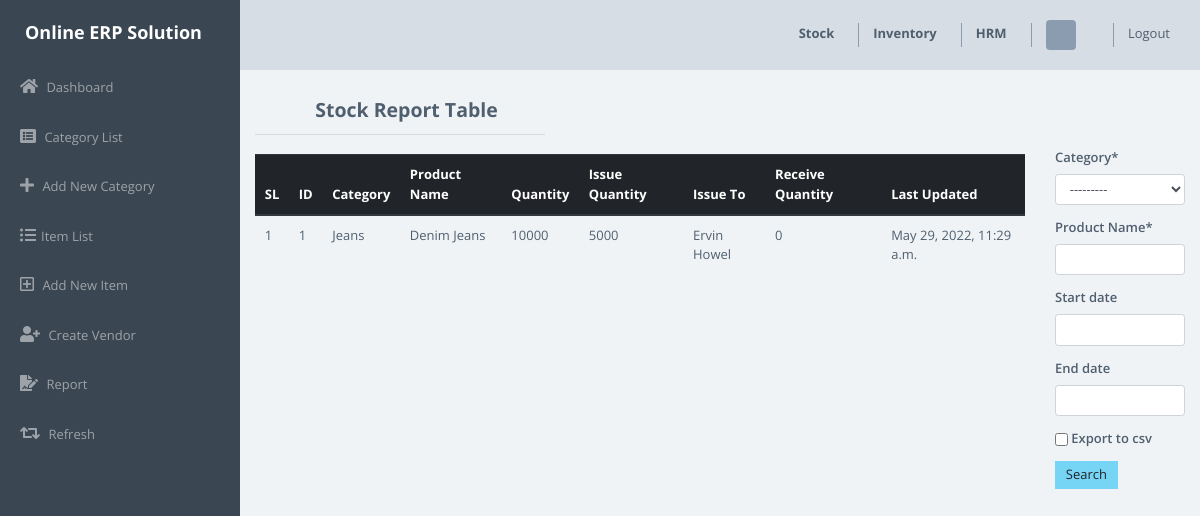
The page /history/ on the database its author committed.
### stock_module/models.py (models this page shows)
class StockHistory(models.Model):
    VENDORS = (
        ('Tex Focus Limited', 'Tex Focus Limited'),
        ('Sonnet Textile', 'Sonnet Textile'),
        ('KDS', 'KDS'),
    )
    category = models.ForeignKey(Category, on_delete=models.CASCADE)
    Product_Name = models.CharField(max_length=50)
    Quantity = models.IntegerField(default='0')
    Price = models.IntegerField(default='0')
    Receive_Quantity = models.IntegerField(default='0')
    Receive_By = models.CharField(max_length=50,)
    Issue_Quantity = models.IntegerField(default='0')
    Issue_By = models.ForeignKey(User, on_delete=models.CASCADE, default='',null=True)
    Issue_To = models.ForeignKey(Vendor, on_delete=models.CASCADE, default='',null=True)
    Phone_Number = models.CharField(max_length=50)
    Created_By = models.CharField(max_length=50)
    Reorder_Level = models.IntegerField(default='0')
    Last_Updated = models.DateTimeField(auto_now_add=False, auto_now=False)

class Category(models.Model):
    STATUS = (
        ('Active', 'Active'),
        ('Inactive', 'Inactive')
    )
    name = models.CharField(max_length=100)
    status = models.CharField(max_length=50, choices=STATUS)
    created_at = models.DateTimeField(auto_now_add=True)
    updated_at = models.DateTimeField(auto_now=True)
    def __str__(self):
        return str(self.name)

class Vendor(models.Model):
    comapny_name = models.CharField(max_length=150)
    vendor_name = models.CharField(max_length=50)
    mobile_no = models.CharField(max_length=20)
    email = models.CharField(max_length=50)
    city = models.CharField(max_length=50)
    state = models.CharField(max_length=50)
    zip_code = models.CharField(max_length=50)
    country = models.CharField(max_length=80)
    created_at = models.DateTimeField(auto_now_add=True)
    updated_at = models.DateTimeField(auto_now=True)
    def __str__(self):
        return str(self.vendor_name)

### stock_module/views.py (the view, shortened to what this page needs)
# urls.py: path('history/', views.report, name='list-history'),
def report(request):
	queryset = StockHistory.objects.all()
	form = StockSearchForm(request.POST or None)
	context = {
		"queryset": queryset,
		"form":form,
	}
	return render(request, 'stock/report_list.html', context)

### stock_module/forms.py
class StockSearchForm(forms.ModelForm):
    export_to_CSV = forms.BooleanField(required=False)
    start_date = forms.DateTimeField(required=False)
    end_date = forms.DateTimeField(required=False)
    class Meta:
        model = Stock
        fields = ['category', 'Product_Name', 'start_date', 'end_date']

### templates/stock/report_list.html (shortened to what this page needs)
{% load static %}
{% include 'stock/header.html' %}
{% include 'stock/sidebar.html' %}
{% load crispy_forms_tags %}
<section class="py-5 mt-5">
    <div class="container">
      <div class="row">
        <div class="col-lg-4"><h4 class="ml-3 mt-4 font-weight-bold text-center">Stock Report Table</h4>
        <hr></div>
        <div class="col-lg-4"></div>
        <div class="col-lg-4">
        </div>
      </div>
        <div class="row">
            <div class="col-lg-10 mt-2">
                <table class="table">
                    <thead class="thead-dark">
                      <tr>
                        <th scope="col">SL</th>
                        <th scope="col">ID</th>
                        <th scope="col">Category</th>
                        <th scope="col">Product Name</th>
                        <th scope="col">Quantity</th>
                        <th scope="col">Issue Quantity</th>
                        <th scope="col">Issue To</th>
                        <th scope="col">Receive Quantity</th>
                        <th scope="col">Last Updated</th>
                      </tr>
                    </thead>
                    <tbody>
                      {% for instance in queryset %}
                      <tr>
                        <td>{{forloop.counter}}</td>
                        <td>{{instance.id}}</td>
                        <td>{{instance.category}}</td>
                        <td>{{instance.Product_Name}}</td>
                        <td>{{instance.Quantity}}</td>
                        <td>{{instance.Issue_Quantity}}</td>
                        <td>{{instance.Issue_To}}</td>
                        <td>{{instance.Receive_Quantity}}</td>
                        <td>{{instance.Last_Updated}}</td>
                      </tr>
                      {% endfor %}
                    </tbody>
                  </table>
            </div>
            <div class="col-lg-2">
            <form method='POST' action=''>
            {{form|crispy}}
          <input type="submit" class="btn btn-info" value='Search'/>
        </form>
            </div>
        </div>
    </div>
</section>

### templates/stock/header.html (style rules this page uses)
* { font-size: 13px; }

### templates/stock/sidebar.html (style rules this page uses)
* { font-size: 13px; }

### templates/stock/report_list.html (style rules this page uses)
* { font-size: 13px; }

### rows shown on the page
StockHistory: id "1", category "Jeans", Product_Name "Denim Jeans", Quantity "10000", Issue_Quantity "5000", Issue_To "Ervin Howel", Receive_Quantity "0", Last_Updated "May 29, 2022, 11:29 a.m."
